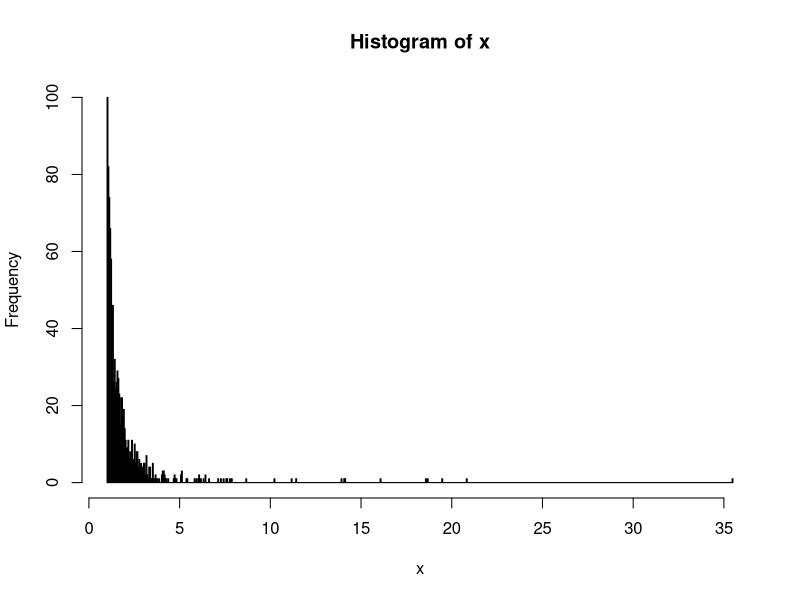
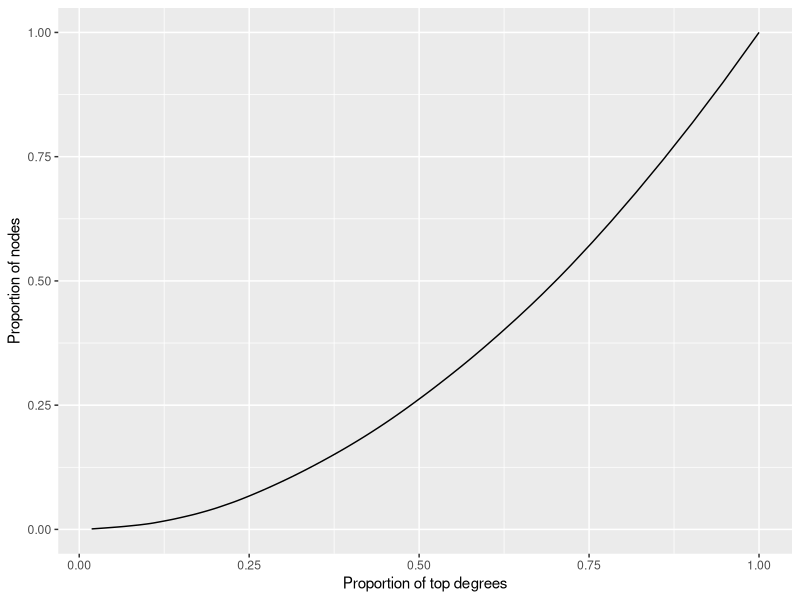

Generate these figures, in order, with R: (Note: this script raises an error after producing the figures.)
## ---- chunk 1
library('igraph')
library('ggplot2')
## ---- chunk 2
generate_dist = function(xmin, xmax, alpha, size) {
  r <- runif(size)
  return((xmin^(-alpha+1)+r*(xmax^(-alpha+1)-xmin^(-alpha+1)))^(1/(-alpha+1)))
}
lorenz = function(h){
  prob <- rev(h$counts/sum(h$counts))
  cumProb <- cumsum(prob)
  wage <- cumsum(prob*rev(h$mids))/sum(prob*rev(h$mids))
  return(data.frame(wage=wage, prob=cumProb))
}
## ---- chunk 3
xmin <- 1
xmax <- 100
alpha <- 3.1
n <- 1000

x <- generate_dist(xmin, xmax, alpha, n)
h <- hist(x, breaks = length(unique(x)))
l <- lorenz(h)
qplot(data=l, x = wage, y = prob, geom = 'line') +
  xlab('Proportion of top degrees') + 
  ylab('Proportion of nodes')

## ---- chunk 4

g = read.graph('networks/netscience.gml', format='gml')
d = degree(g)
h = hist(d, breaks = 1000)
fit = power.law.fit(d, 1, implementation = "plfit")
alpha = fit$alpha
print(alpha)

## ---- chunk 5
g <- graph.formula(1-2-3-4-5-6, 1-3-7, 1-8-4)
plot(g)
shortest.paths(g)
## ---- chunk 6
get.shortest.paths(g,1)$vpath
get.shortest.paths(g,1,4)$vpath
get.all.shortest.paths(g,1,4)$res
diameter(g) # the length of the "longest shortest path"
get.diameter(g)
E(g)$color <- "blue"
E(g, path=get.diameter(g))$color <- "red"
plot(g)
radius(g) # is the length of the shortest paths among longest ones
## ---- chunk 7
get.shortest.paths(g,1,4)$vpath # only one arbitary path
get.all.shortest.paths(g,1,4)$res #  all paths
diameter(g) # the length of the "longest shortest path"
## ---- chunk 8
diameter(g) # the length of the "longest shortest path"
get.diameter(g)
E(g)$color <- "blue"
E(g, path=get.diameter(g))$color <- "red"
plot(g)
radius(g) # is the length of the shortest paths among longest ones
## ---- chunk 9
vcount(g) # number of nodes 
ecount(g) # number of edges

E(g) # list of edges
V(g) # list of nodes 
## ---- chunk 10
g<-graph.formula(1-2-3-4-5-6, 1-3-7, 1-8-4, 3-9-10-12, 11-12-13-3)
tab <- as.table(path.length.hist(g)$res)
names(tab) <- 1:length(tab)
barplot(tab)
## ---- chunk 11
graph.density(g)
## ---- chunk 12
g <- graph.famous("Zachary")
plot(g)
graph.density(g)
diameter(g) # the length of the "longest shortest path"
E(g)$color <- "blue"
E(g, path=get.diameter(g))$color <- "red"
plot(g,layout = layout.fruchterman.reingold)
tab <- as.table(path.length.hist(g)$res)
names(tab) <- 1:length(tab)
barplot(tab,legend = c(path.length.hist(g)$res),main = "The shortest path lengths distribution", col = c("lightblue", "mistyrose", "lightcyan","lavender", "lightgreen"),args.legend = list(title = "The number of paths"),xlab = "Path length", ylab = "The number of paths" )
## ---- chunk 13
g <- read.graph("./networks/Cit-HepPh.txt", format="edgelist")
vcount(g) 
ecount(g)
tab <- as.table(path.length.hist(g)$res)
max(tab)
min(tab)
names(tab) <- 1:length(tab)
barplot(tab,main = "The shortest path lengths distribution",xlab = "Path length", ylab = "The number of paths", cex.names = 0.5)
## ---- chunk 14
g <- graph.ring(8)
plot(g)
shortest.paths(g)
get.diameter(g)
diameter(g)
radius(g)
## ---- chunk 15
g <- graph.formula(1-2-3-4-5-6,7-8-9-3-10, 4-11)
E(g)$color <- "blue"
E(g, path=get.diameter(g))$color <- "red"
plot(g)
shortest.paths(g)
diameter(g)
get.diameter(g)
radius(g)
## ---- chunk 16
set.seed(1)
g <- graph.formula(1-2-3-4-5-1)
E(g)$weight <- sample(seq_len(ecount(g)+5))
E(g)$color <- "blue"
E(g, path=get.diameter(g))$color <- "red"
plot(g,edge.label = E(g)$weight)
shortest.paths(g)
diameter(g)
diameter(g, weights=NA)
E(g)$color <- "blue"
E(g, path=get.diameter(g, weights=NA))$color <- "red"
plot(g, edge.label = E(g)$weight)
shortest.paths(g, weights=NA)
## ---- chunk 17
g<-read.graph(file='./networks/tutorial2_1.txt', format="edgelist")
plot(g)
clusters(g, mode=c("weak")) # select the required mode
clusters(g, mode=c("strong")) # select the required mode
lst <-cluster.distribution(g, cumulative = FALSE)
distr<-table(lst,seq(1,length(lst)))[2,]
barplot(distr,main = "The maximal connected component sizes distribution", ylab = "The number of components",xlab = "Size")
## ---- chunk 18
g<-read.graph(file='./networks/tutorial2_2.txt', format="edgelist")
plot(g)
clusters(g, mode=c("weak")) # select the required mode
clusters(g, mode=c("strong")) # select the required mode
lst <-cluster.distribution(g, cumulative = FALSE)
distr<-table(lst,seq(1,length(lst)))[2,]
barplot(distr,main = "The maximal connected component sizes distribution", ylab = "The number of components",xlab = "Size")
## ---- chunk 19
g<-read.graph(file='./networks/tutorial2_3.txt', format="edgelist")
plot(g)
clusters(g, mode=c("weak")) # select the required mode
clusters(g, mode=c("strong")) # select the required mode
lst <-cluster.distribution(g, cumulative = FALSE)
distr<-table(lst,seq(1,length(lst)))[2,]
barplot(distr,main = "The maximal connected component sizes distribution", ylab = "The number of components",xlab = "Size")
## ---- chunk 20
plot(graph.formula(A-B-C))
## ---- chunk 21
plot(graph.formula(A-B-C-A))
## ---- chunk 22
g <- graph.formula(A-B-C-A,C-D) 
plot(g)
transitivity(g, type = "local") 
transitivity(g, type = "global") # transitivity(g) 
transitivity(g, vids="C", type = "local") 
transitivity(g, vids="A", type = "local")
transitivity(g, vids="B", type = "local")
## ---- chunk 23
g <- graph.formula(A - D, B - D, C - D, A - B - C) 
plot(g)
 
transitivity(g, type = "local")  #  local clustering coefficient
transitivity(g, vids="A", type = "local")
transitivity(g, type = "global") #  global clustering coefficient
transitivity(g, type="localaverage") # average the local clustering coefficient
transitivity(g, vids="C", type = "local") 
diameter(g)
## ---- chunk 24
gw <- graph.formula(A-B-C-A : D-E, E-Y-A) 
plot(gw)
transitivity(gw, vids="A", type = "local") 
transitivity(gw, vids="B", type = "local")
transitivity(gw, vids="C", type = "local")
transitivity(gw, vids="D", type = "local")
transitivity(gw, type="localaverage")
transitivity(gw, type = "global")
